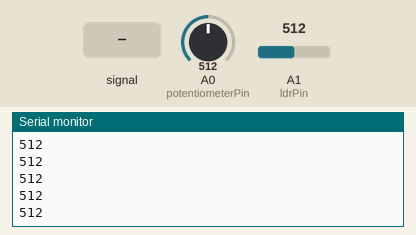
Recording of a sketch running on a simulated Arduino Uno, built with avr-gcc and run on an emulated ATmega328P. On the bench: the last lines printed to the serial monitor. The test bench sets the inputs (shaded band); at power-on: A0 (potentiometerPin) = 512, A1 (ldrPin) = 512.

Above: at 16.2 s.
16.3 s: A1 (ldrPin) fed a 200 Hz sine of ±81 counts around its level
At 16.82 s:
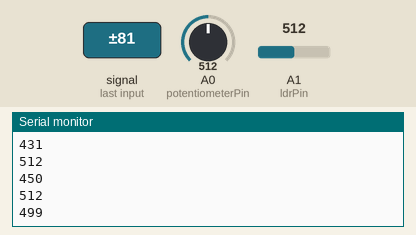
17.8 s: A0 (potentiometerPin) set to 716
At 17.83 s:
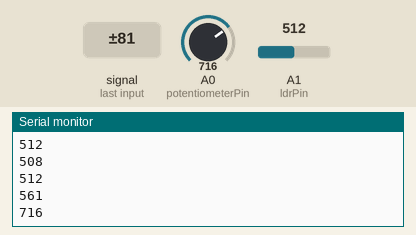
19.3 s: A1 (ldrPin) set to 306
At 19.34 s:
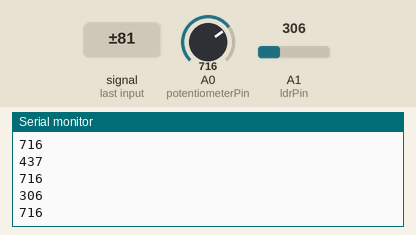
20.8 s: A1 (ldrPin) fed a 1000 Hz sine of ±255 counts around its level
At 20.84 s:
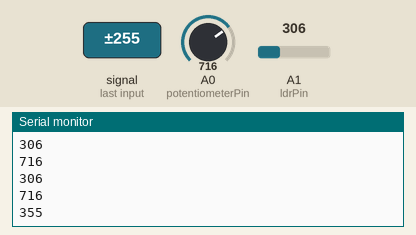
22.3 s: A0 (potentiometerPin) set to 900
At 22.35 s:
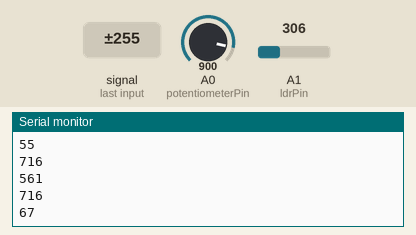
23.8 s: A1 (ldrPin) set to 122
At 23.86 s:
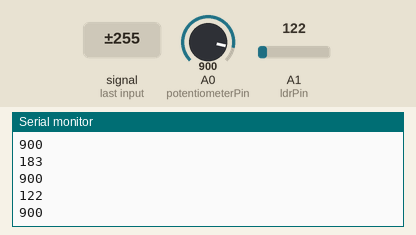
Timing chart, 0 to 26.3 s (numbered marks = the images above; inputs shaded):
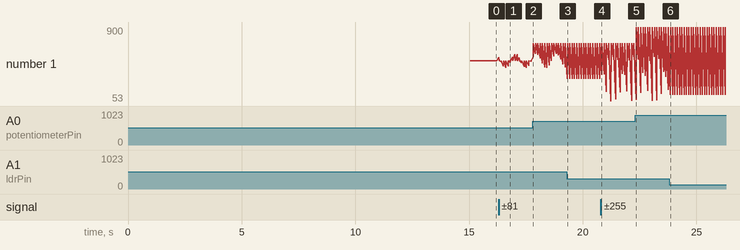

Measured:
- after the input at 16.3 s, the serial monitor: prints a new line at once (image 1)
- after the input at 17.8 s, the serial monitor: prints a new line at once (image 2)
- after the input at 19.3 s, the serial monitor: prints a new line at once (image 3)
- after the input at 20.8 s, the serial monitor: prints a new line at once (image 4)
- after the input at 23.8 s, the serial monitor: prints a new line after 0.05 s (image 6)
- plotted number 1: 512 → 716 after the input at 17.8 s, 716 → 900 after the input at 22.3 s

The sketch:

AnalogInput.ino
```cpp
/*

 */

int potentiometerPin = A0;    // select the input pin for the potentiometer
int ldrPin = A1;    // select the input pin for the LDR
int potentiometerVal = 0;
int ldrVal = 0;
int lowLDR = 0;  //calibration for normal light value; leave at 0 for calibration to determine
int highLDR = 0;  //calibration for normal light value; leave at 0 for calibration to determine
float midLDR =0;
int lowPotentiometer = 0;  //calibration for normal light value; leave at 0 for calibration to determine
int highPotentiometer = 0;  //calibration for normal light value; leave at 0 for calibration to determine
float midPotentiometer =0;

int calibration_time=15;

void setup() {

      lowLDR=9000;
      lowPotentiometer=9000;
      highLDR=0;
      highPotentiometer=0;

      unsigned long starttime = millis();
      unsigned long endtime = starttime;
      int analogLDRReading=0;
      int analogPotentiometerReading=0;

      while ((endtime - starttime) <=calibration_time*1000) // do this loop 20 Seconds
      {
        analogLDRReading=analogRead(ldrPin);
        analogPotentiometerReading=analogRead(potentiometerPin);

        if (analogLDRReading<lowLDR){ //recording the lowest value of LDR
          lowLDR=analogLDRReading;
        }

        if (analogLDRReading>highLDR){ //recording the highest value of LDR
          highLDR=analogLDRReading;
        }

        if (analogPotentiometerReading<lowPotentiometer){ //recording the lowest value of Potentiometer
          lowPotentiometer=analogPotentiometerReading;
        }

        if (analogPotentiometerReading>highPotentiometer){ //recording the highest value of Potentiometer
          highPotentiometer=analogPotentiometerReading;
        }

      endtime = millis();
      }

  Serial.begin(9600);

  Serial.print("Low LDR,");
  Serial.println(lowLDR);
  Serial.print("High LDR,");
  Serial.println(highLDR);

  Serial.print("Low Poten,");
  Serial.println(lowPotentiometer);
  Serial.print("High Poten,");
  Serial.println(highPotentiometer);
}

void loop() {
  // read the value from the sensor:
  potentiometerVal = analogRead(potentiometerPin);
  ldrVal = analogRead(ldrPin);

  //Serial.print("LDR - ");
  Serial.println(ldrVal);
  //Serial.print("Potentiometer - ");
  Serial.println(potentiometerVal);

  // stop the program for 100 milliseconds:
  delay(100);

}
```
